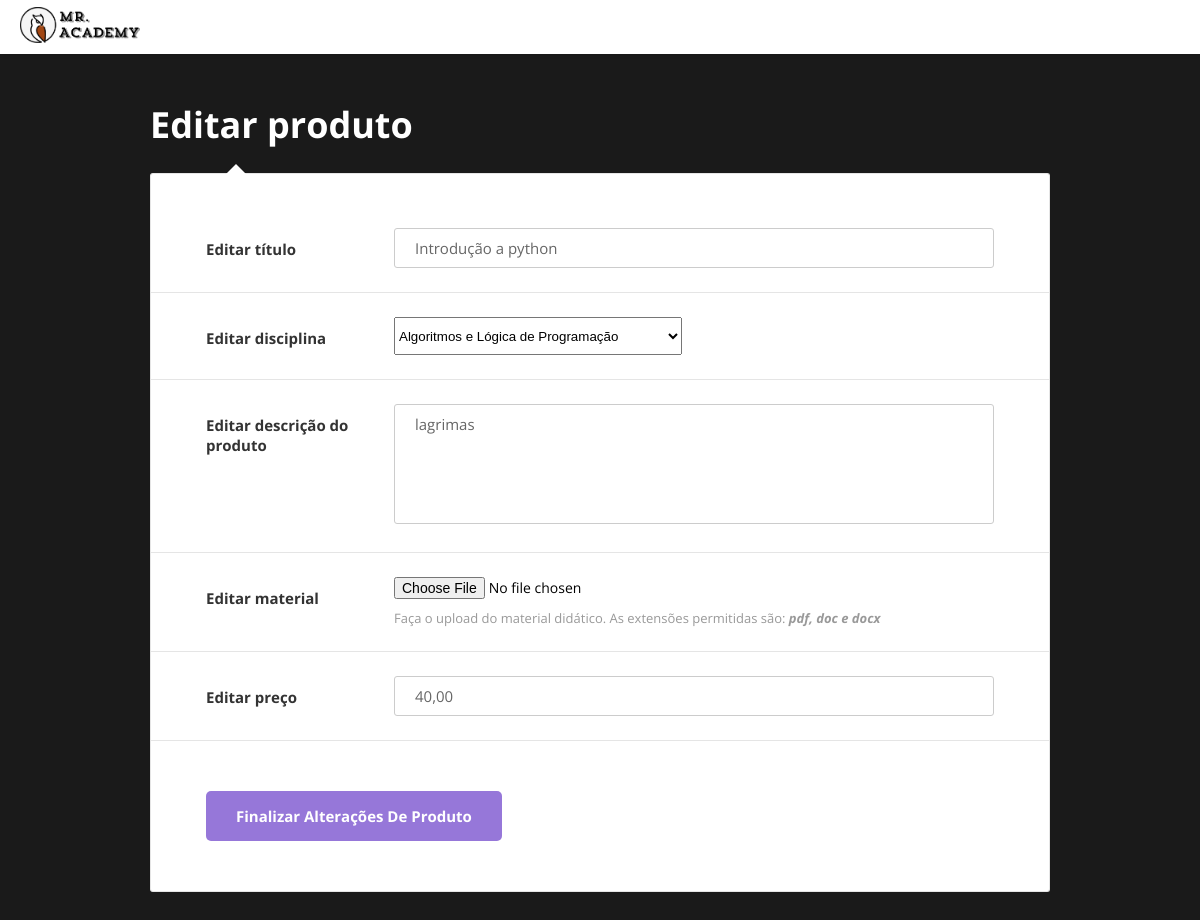
The page /src/carousel/add-product/add-product/change-product.php?id=31 on the database its author committed.
### tables this page shows
CREATE TABLE `arquivos` (
  `id` int(11) NOT NULL,
  `nome_arquivo` varchar(100) NOT NULL,
  `caminho` varchar(255) NOT NULL,
  `disciplina` varchar(100) NOT NULL,
  `descricao` text NOT NULL,
  `extensao_arquivo` varchar(5) NOT NULL,
  `titulo_produto` varchar(250) NOT NULL,
  `preco` varchar(100) NOT NULL
);

### src/carousel/add-product/add-product/change-product.php (the view, shortened to what this page needs)
<?php
    include("conexao.php");
    $id = $_REQUEST['id'];
	$result_produtos = "SELECT * FROM arquivos WHERE id = $id";
	$resultado_produtos = mysqli_query($conexao, $result_produtos);
	$infos_produto = mysqli_fetch_assoc($resultado_produtos);
?>
<!DOCTYPE html>
<html lang="pt-br">
<head>
    <link href="css/main.css" rel="stylesheet" media="all">
     <link href="css/header.css" rel="stylesheet" media="all">
</head>
<header class="header">
  <a href="../../produtos.php" class="logo"><img src="../../imagens/logo.png" width="120px"></a>
</header>
<body>
    <div class="page-wrapper bg-dark p-t-100 p-b-50">
        <div class="wrapper wrapper--w900">
            <div class="card card-6">
                <div class="card-heading">
                    <h2 class="title">Editar produto</h2>
                </div>
                <div class="card-body">
                <?php echo ("<form id='envio' enctype='multipart/form-data' action='alterar_conteudo_produto.php?id=".$id."' method='POST'>"); ?>
                        <div class="form-row">
                            <div class="name">Editar título</div>
                            <div class="value">
                                <input class="input--style-6" type="text" name="titulo_produto" value="<?php echo($infos_produto['titulo_produto']) ?>">
                            </div>
                        </div>
                        <div class="form-row">
                            <div class="name">Editar disciplina</div>
                            <div class="value">
                                <div class="input-group">
                                <select class="selectpicker" name="disciplina" style="height: 38px;">
                                        <option value="Algoritmos e Lógica de Programação"<?php if ($infos_produto['disciplina'] =="Algoritmos e Lógica de Programação") echo 'selected'; ?>>Algoritmos e Lógica de Programação</option>
                                </select>
                                </div>
                            </div>
                        </div>
                        <div class="form-row">
                            <div class="name">Editar descrição do produto</div>
                            <div class="value">
                                <div class="input-group">
                                    <textarea maxlength="250" class="textarea--style-6" name="descricao" id="descricao" value=""><?php echo($infos_produto['descricao'])?></textarea>
                                </div>
                            </div>
                        </div>
                        <div class="form-row">
                            <div class="name">Editar material</div>
                            <div class="value">
                                <div class="input-group js-input-file">
                                    <input type="file" name="file_cv">
                                </div>
                                <div class="label--desc">Faça o upload do material didático. As extensões permitidas são: <b><i>pdf, doc e docx</i></b></div>
                            </div>
                        </div>
                        <div class="form-row">
                            <div class="name">Editar preço</div>
                            <div class="value">
                                <input class="input--style-6" type="text" name="preco" value="<?php echo($infos_produto['preco']) ?>">
                            </div>
                        </div>
                    </form>
                </div>
                <div class="card-footer">
                    <button form="envio" class="btn btn--radius-2 btn--blue-2" name="enviar" type="submit">Finalizar alterações de produto</button>
                </div>
            </div>
        </div>
    </div>
</body>
</html>

### src/carousel/add-product/add-product/css/main.css (style rules this page uses)
.form-row { display: -webkit-box; display: -webkit-flex; display: -moz-box; display: -ms-flexbox; display: flex; -webkit-flex-wrap: wrap; -ms-flex-wrap: wrap; flex-wrap: wrap; -webkit-box-align: start; -webkit-align-items: flex-start; -moz-box-align: start; -ms-flex-align: start; align-items: flex-start; padding: 24px 55px; border-bottom: 1px solid #e5e5e5; }
.form-row .name { width: 188px; color: #333; font-size: 15px; font-weight: 700; margin-top: 11px; }
.form-row .value { width: -webkit-calc(100% - 188px); width: -moz-calc(100% - 188px); width: calc(100% - 188px); }
html { -webkit-box-sizing: border-box; -moz-box-sizing: border-box; box-sizing: border-box; }
* { padding: 0; margin: 0; }
*, *:before, *:after { -webkit-box-sizing: inherit; -moz-box-sizing: inherit; box-sizing: inherit; }
body, h1, h2, h3, h4, h5, h6, blockquote, p, pre, dl, dd, ol, ul, figure, hr, fieldset, legend { margin: 0; padding: 0; }
button { outline: none; background: none; border: none; }
.page-wrapper { min-height: 100vh; }
body { font-family: "Open Sans", "Arial", "Helvetica Neue", sans-serif; font-weight: 400; font-size: 14px; }
h1, h2, h3, h4, h5, h6 { font-weight: 400; }
h2 { font-size: 30px; }
.bg-dark { background: #1a1a1a; }
.p-t-100 { padding-top: 100px; }
.p-b-50 { padding-bottom: 50px; }
.wrapper { margin: 0 auto; }
.wrapper--w900 { max-width: 900px; }
.btn { display: inline-block; line-height: 50px; padding: 0 30px; -webkit-transition: all 0.4s ease; -o-transition: all 0.4s ease; -moz-transition: all 0.4s ease; transition: all 0.4s ease; cursor: pointer; font-size: 15px; text-transform: capitalize; font-weight: 700; color: #fff; font-family: inherit; }
.btn--radius-2 { -webkit-border-radius: 5px; -moz-border-radius: 5px; border-radius: 5px; }
.btn--blue-2 { background: #9677D9; }
input, textarea { outline: none; margin: 0; border: none; -webkit-box-shadow: none; -moz-box-shadow: none; box-shadow: none; width: 100%; font-size: 14px; font-family: inherit; }
textarea { resize: none; }
.input-group { position: relative; margin: 0; }
.input--style-6, .textarea--style-6 { background: transparent; line-height: 38px; border: 1px solid #cccccc; -webkit-border-radius: 3px; -moz-border-radius: 3px; border-radius: 3px; color: #666; font-size: 15px; -webkit-transition: all 0.4s ease; -o-transition: all 0.4s ease; -moz-transition: all 0.4s ease; transition: all 0.4s ease; padding: 0 20px; }
.textarea--style-6 { line-height: 1.2; min-height: 120px; padding: 10px 20px; }
.label--desc { font-size: 13px; color: #999; margin-top: 10px; }
.title { font-size: 36px; font-weight: 700; text-align: left; color: #fff; margin-bottom: 24px; }
.card { -webkit-border-radius: 3px; -moz-border-radius: 3px; border-radius: 3px; background: #fff; }
.card-6 { background: transparent; }
.card-6 .card-heading { background: transparent; }
.card-6 .card-body { background: #fff; position: relative; border: 1px solid #e5e5e5; border-bottom: none; padding: 30px 0; padding-bottom: 0; -webkit-border-top-left-radius: 3px; -moz-border-radius-topleft: 3px; border-top-left-radius: 3px; -webkit-border-top-right-radius: 3px; -moz-border-radius-topright: 3px; border-top-right-radius: 3px; }
.card-6 .card-body:before { bottom: 100%; left: 75px; border: solid transparent; content: ""; height: 0; width: 0; position: absolute; pointer-events: none; border-color: rgba(255, 255, 255, 0); border-bottom-color: #fff; border-width: 10px; }
.card-6 .card-footer { background: #fff; border: 1px solid #e5e5e5; border-top: none; -webkit-border-bottom-left-radius: 3px; -moz-border-radius-bottomleft: 3px; border-bottom-left-radius: 3px; -webkit-border-bottom-right-radius: 3px; -moz-border-radius-bottomright: 3px; border-bottom-right-radius: 3px; padding: 50px 55px; }

### src/carousel/add-product/add-product/css/header.css (style rules this page uses)
body { margin: 0; font-family: "Open Sans", "Arial", "Helvetica Neue", sans-serif; background-color: #f4f4f4; }
a { color: #000; }
.header { background-color: #fff; box-shadow: 1px 1px 4px 0 rgba(0,0,0,.1); position: fixed; width: 100%; z-index: 3; }
.header .logo { display: block; float: left; font-size: ; padding: 7px 20px; text-decoration: none; }

### rows shown on the page
arquivos: titulo_produto "Introdução a python", disciplina "Algoritmos e Lógica de Programação", descricao "lagrimas", preco "40,00"
